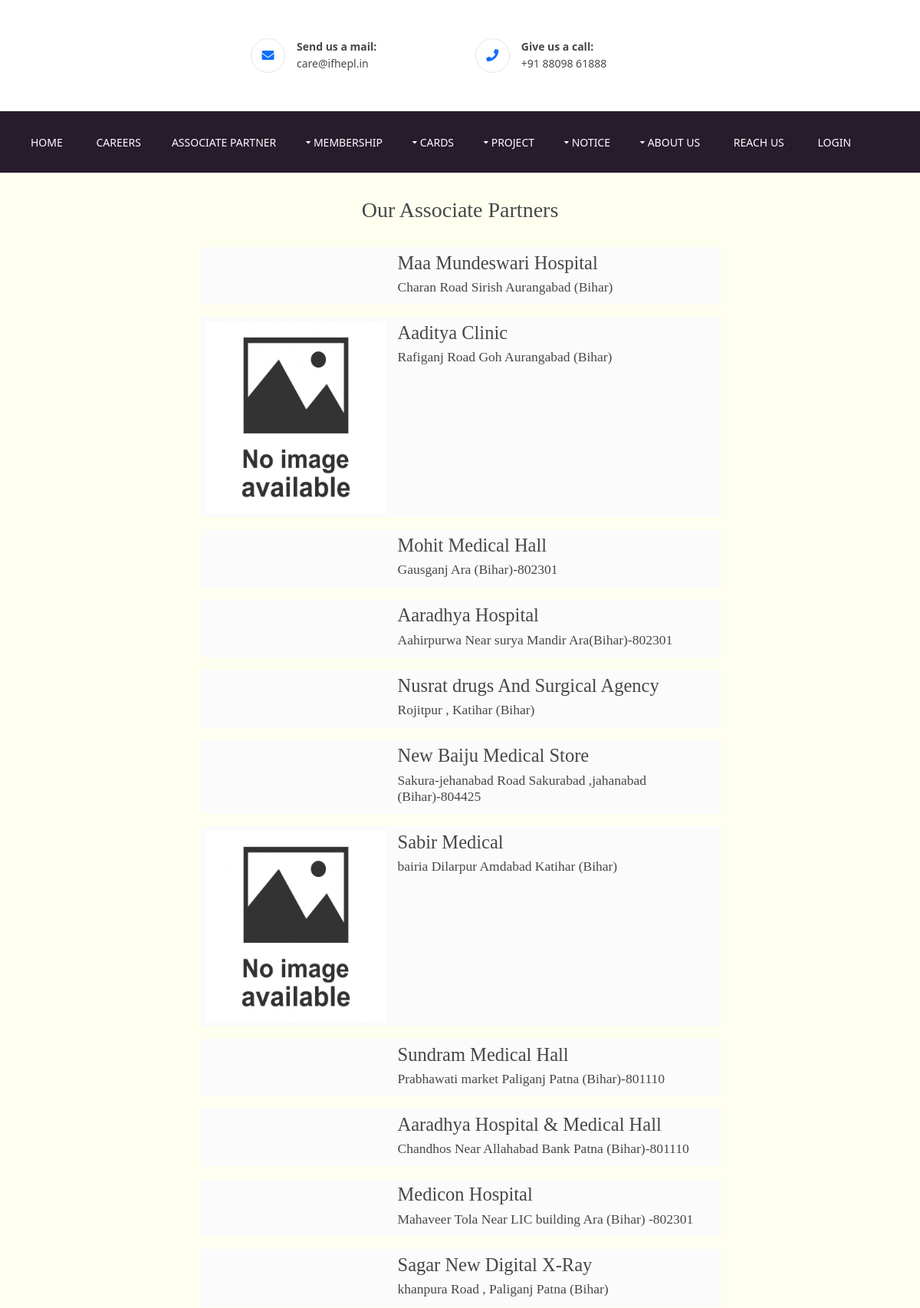
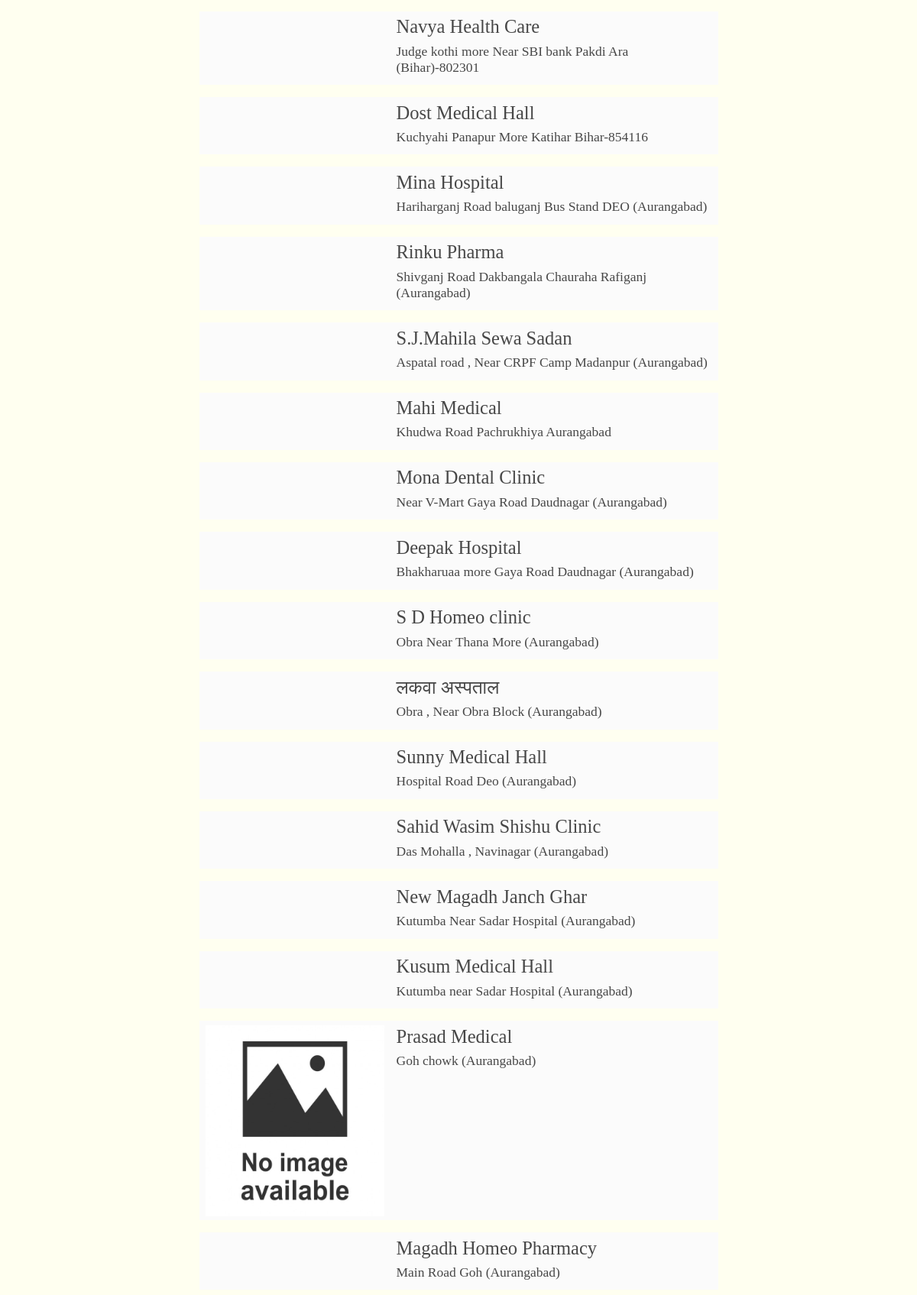
The app's page /associate-partner (upper part) with its own data (2 pictures, top to bottom).
### ifheplapp/models.py (models this page shows, shortened)
class AssociatePartner(models.Model):
    partnerName = models.CharField(max_length=300, default="")
    partnerAddress = models.CharField(max_length=600, default="",blank=True)
    partnerImage = models.FileField(upload_to="Associate Partner/")

### ifheplapp/views.py (the view)
# urls.py: path('associate-partner', views.associate, name="associate_partner"),
def associate(request):
    associate_partners = AssociatePartner.objects.all().order_by('-id')
    return render(request, "associate.html",{'associate_partners':associate_partners})

### ifheplapp/templates/associate.html (shortened to what this page needs)
{% extends 'extends/base.html' %}
{% block body %}
<div class="row1" style="background-color: rgb(255, 255, 240);">
    <div class="container notice_board" style="max-width: 60%;">
        {% if associate_partners %}
        <div class="my-4 text-center">
            <h2>Our Associate Partners</h2>
        </div>
        <div style=" overflow-wrap: break-word; padding: 10px !important;">
            {% for associate_partner in associate_partners %}
            <table>
                <td style="width: 250px">
                    <img src="/media/{{associate_partner.partnerImage}}" style="height: 250px !important;" alt="">
                </td>
                <td>
                    <strong>
                        <h3>{{associate_partner.partnerName}}</h3>
                    </strong>
                    <h5>{{associate_partner.partnerAddress}}</h5>
                </td>
            </table>
            {% endfor %}
        </div>
        {% else %}
        <div class="my-2 text-center">
            <img src="/static/images/unnamed.png" style="width: 768px;" alt="">
        </div>
        {% endif %}
    </div>
</div>
{% endblock body %}

### ifheplapp/static/styles/layout.css (style rules this page uses)
.row1 { border-top:1px solid; }
.container { padding:80px 0; }
*, *::before, *::after { transition:all .3s ease-in-out; }
table, th, td { border:1px solid; border-collapse:collapse; vertical-align:top; }
table, th { table-layout:auto; }
table { width:100%; margin-bottom:15px; }
th, td { padding:5px 8px; }
td { border-width:0 1px; }
body { color:#A8A8A8; background-color:#151618; }
.row1 { color:#474747; background-color:#FFFFFF; border-color:rgba(0,0,0,.1); }
table, th, td, #comments .avatar, #comments input, #comments textarea { border-color:#D7D7D7; }

### ifheplapp/static/styles/framework.css (style rules this page uses)
html { overflow-y:scroll; overflow-x:hidden; }
html, body { margin:0; padding:0; font-size:14px; line-height:1.6em; }
*, *::before, *::after { box-sizing:border-box; }
img { width:auto; max-width:100%; height:auto; margin:0; padding:0; border:none; line-height:normal; vertical-align:middle; }
body, input, textarea, select { font-family:Verdana, Geneva, sans-serif; }
h1, h2, h3, h4, h5, h6, .heading { font-family:Georgia, "Times New Roman", Times, serif; }
::placeholder { opacity:1; }
h1, h2, h3, h4, h5, h6, .heading { margin:0 0 20px 0; font-size:1.4rem; line-height:normal; font-weight:normal; }

### ifheplapp/templates/associate.html (style rules this page uses)
.notice_board { background-color: transparent !important; padding: 10px !important; }
table { border-color: transparent !important; }

### records on screen
AssociatePartner: partnerName "Maa Mundeswari Hospital", partnerAddress "Charan Road Sirish Aurangabad (Bihar)"
AssociatePartner: partnerImage (placeholder picture), partnerName "Aaditya Clinic", partnerAddress "Rafiganj Road Goh Aurangabad (Bihar)"
AssociatePartner: partnerName "Mohit Medical Hall", partnerAddress "Gausganj Ara (Bihar)-802301"
AssociatePartner: partnerName "Aaradhya Hospital", partnerAddress "Aahirpurwa Near surya Mandir Ara(Bihar)-802301"
AssociatePartner: partnerName "Nusrat drugs And Surgical Agency", partnerAddress "Rojitpur , Katihar (Bihar)"
AssociatePartner: partnerName "New Baiju Medical Store", partnerAddress "Sakura-jehanabad Road Sakurabad ,jahanabad (Bihar)-804425"
AssociatePartner: partnerImage (placeholder picture), partnerName "Sabir Medical", partnerAddress "bairia Dilarpur Amdabad Katihar (Bihar)"
AssociatePartner: partnerName "Sundram Medical Hall", partnerAddress "Prabhawati market Paliganj Patna (Bihar)-801110"
AssociatePartner: partnerName "Aaradhya Hospital & Medical Hall", partnerAddress "Chandhos Near Allahabad Bank Patna (Bihar)-801110"
AssociatePartner: partnerName "Medicon Hospital", partnerAddress "Mahaveer Tola Near LIC building Ara (Bihar) -802301"
AssociatePartner: partnerName "Sagar New Digital X-Ray", partnerAddress "khanpura Road , Paliganj Patna (Bihar)"
AssociatePartner: partnerName "Navya Health Care", partnerAddress "Judge kothi more Near SBI bank Pakdi Ara (Bihar)-802301"
AssociatePartner: partnerName "Dost Medical Hall", partnerAddress "Kuchyahi Panapur More Katihar Bihar-854116"
AssociatePartner: partnerName "Mina Hospital", partnerAddress "Hariharganj Road baluganj Bus Stand DEO (Aurangabad)"
AssociatePartner: partnerName "Rinku Pharma", partnerAddress "Shivganj Road Dakbangala Chauraha Rafiganj (Aurangabad)"
AssociatePartner: partnerName "S.J.Mahila Sewa Sadan", partnerAddress "Aspatal road , Near CRPF Camp Madanpur (Aurangabad)"
AssociatePartner: partnerName "Mahi Medical", partnerAddress "Khudwa Road Pachrukhiya Aurangabad"
AssociatePartner: partnerName "Mona Dental Clinic", partnerAddress "Near V-Mart Gaya Road Daudnagar (Aurangabad)"
AssociatePartner: partnerName "Deepak Hospital", partnerAddress "Bhakharuaa more Gaya Road Daudnagar (Aurangabad)"
AssociatePartner: partnerName "S D Homeo clinic", partnerAddress "Obra Near Thana More (Aurangabad)"
AssociatePartner: partnerName "लकवा अस्पताल", partnerAddress "Obra , Near Obra Block (Aurangabad)"
AssociatePartner: partnerName "Sunny Medical Hall", partnerAddress "Hospital Road Deo (Aurangabad)"
AssociatePartner: partnerName "Sahid Wasim Shishu Clinic", partnerAddress "Das Mohalla , Navinagar (Aurangabad)"
AssociatePartner: partnerName "New Magadh Janch Ghar", partnerAddress "Kutumba Near Sadar Hospital (Aurangabad)"
AssociatePartner: partnerName "Kusum Medical Hall", partnerAddress "Kutumba near Sadar Hospital (Aurangabad)"
AssociatePartner: partnerImage (placeholder picture), partnerName "Prasad Medical", partnerAddress "Goh chowk (Aurangabad)"
AssociatePartner: partnerName "Magadh Homeo Pharmacy", partnerAddress "Main Road Goh (Aurangabad)"
